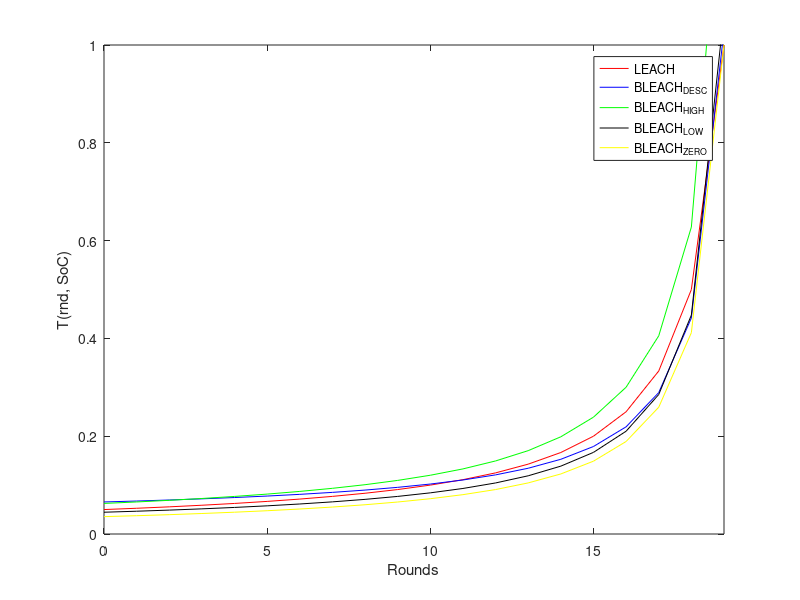

Here is the MATLAB script that generated this plot:
clc, clear all, close all

t = [];
t_bleach_desc = [];

t_bleach_high = [];
t_bleach_low = [];
t_bleach_zero = [];

p = 0.05;
f = 0.7;
episode = 1/p;
rnd = 0;

leach_ones = ones(9);
leach_zeros = zeros(9);
SoC = 1:-p:p;
SoC_high = 0.9:-0.01:0.9-0.01*(episode-0.01);  
SoC_low = 0.3:-0.01: 0.3-0.01*(episode-0.01);  

for i = 1:episode
    t = [t, (p / (1 - p * mod(rnd, episode)))];
    
    t_bleach_desc = [t_bleach_desc, 2*(1 - f)*(p / (1 - p * mod(rnd, episode))) * SoC(i) + (1 / (1 - (1 - f) * (p / (1 - p * mod(rnd, episode))))) * f * (p / (1 - p * mod(rnd, episode)))];
    %*(rnd/(1+mod(rnd, episode)))
    %(exp(1)/exp((episode-1)/mod(rnd, episode)))
    t_bleach_high = [t_bleach_high, 2*(1 - f) * (p / (1 - p * mod(rnd, episode))) * SoC_high(i) + (1 / (1 - (1 - f) * (p / (1 - p * mod(rnd, episode))))) * f * (p / (1 - p * mod(rnd, episode)))];
    t_bleach_low = [t_bleach_low, 2*(1 - f) * (p / (1 - p * mod(rnd, episode))) * SoC_low(i) + (1 / (1 - (1 - f) * (p / (1 - p * mod(rnd, episode))))) * f * (p / (1 - p * mod(rnd, episode)))];
    t_bleach_zero = [t_bleach_zero, 2*(1 - f) * (p / (1 - p * mod(rnd, episode))) * leach_zeros(i) + (1 / (1 - (1 - f) * (p / (1 - p * mod(rnd, episode))))) * f * (p / (1 - p * mod(rnd, episode)))];
    
    rnd = rnd+1;
end


rndVec = 0:length(t)-1;


threeD = 0;


figure(1)
if threeD == 0
    h1 = plot(rndVec, t, 'color', 'r');
    hold on
    h2 = plot(rndVec, t_bleach_desc, 'color', 'b' );
    h3 = plot(rndVec, t_bleach_high, 'color', 'g');
    h4 = plot(rndVec, t_bleach_low, 'color', 'k');
    h5 = plot(rndVec, t_bleach_zero, 'color', 'y');
    legend([h1(1) h2(1) h3(1) h4(1) h5(1)], 'LEACH','BLEACH_{DESC}','BLEACH_{HIGH}','BLEACH_{LOW}', 'BLEACH_{ZERO}')
    ylim([0 1])
    xlim([0 (episode-1)])
    xlabel('Rounds')
    ylabel('T(rnd, SoC)')
elseif threeD == 1
    h1 = plot3(rndVec, leach_ones, t, 'color', 'r');
    hold on
    h2 = plot3(rndVec, SoC, t_bleach_desc, 'color', 'b' );
    h3 = plot3(rndVec, SoC_high, t_bleach_high, 'color', 'g');
    h4 = plot3(rndVec, SoC_low, t_bleach_low, 'color', 'k');
    xlabel('Rounds')
    ylabel('SoC')
    zlabel('T(rnd, SoC)')
    ylim([0 1])
    xlim([0 (episode-1)])
    title('Regular LEACH vs BLEACH')
    legend([h1(1) h2(1) h3(1) h4(1)], 'LEACH','BLEACH','BLEACH_{HIGH}','BLEACH_{LOW}')
else
    h1 = plot(rndVec, t, 'color', 'r');
    legend([h1(1)], 'LEACH')
    ylim([0 1])
    xlim([0 (episode-1)])
    xlabel('Rounds')
    ylabel('T(rnd)')
    
    figure(2)
    h2 = plot(rndVec, t_bleach_desc, 'color', 'b' );
    legend([h2(1)], 'BLEACH')
    ylim([0 1])
    xlim([0 (episode-1)])
    xlabel('Rounds')
    ylabel('T(rnd, SoC)')
    
    figure(3)
    h3 = plot(rndVec, t_bleach_high, 'color', 'g');
    legend([h3(1)], 'BLEACH_{HIGH}')
    ylim([0 1])
    xlim([0 (episode-1)])
    xlabel('Rounds')
    ylabel('T(rnd, SoC)')
    
    figure(4)
    h4 = plot(rndVec, t_bleach_low, 'color', 'k');
    legend([h4(1)],'BLEACH_{LOW}')
    ylim([0 1])
    xlim([0 (episode-1)])
    xlabel('Rounds')
    ylabel('T(rnd, SoC)')
end





